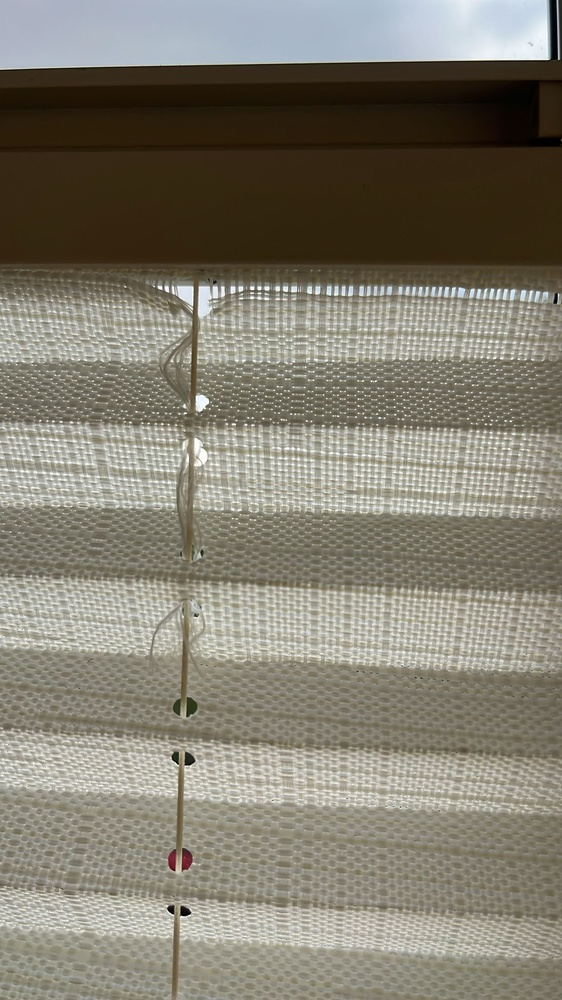
#> input picture hata ayıklama uygulama fotoğraflar/perde5.jpeg, 562 x 1000 px, shrunk from 1152 x 2048 before the run, found by its file name
$ python anaprojeresim5.py
#> lines starting #> are read from the running program, lines starting #| are printed output that depends on the picture; after the words box and inside, x2 and y2 are one past the last pixel; in counts of white or black regions, pixels touching at a corner belong together
import cv2
import numpy as np
import matplotlib.pyplot as plt

# Fotoğrafı oku
resim = cv2.imread("hata ayıklama uygulama fotoğraflar/perde5.jpeg")
#> resim is the input picture: shape (1000, 562, 3); mean B, G, R 112.7, 126.2, 130.6

# Grileştirme + Kontrast artırma
gri = cv2.cvtColor(resim, cv2.COLOR_BGR2GRAY)
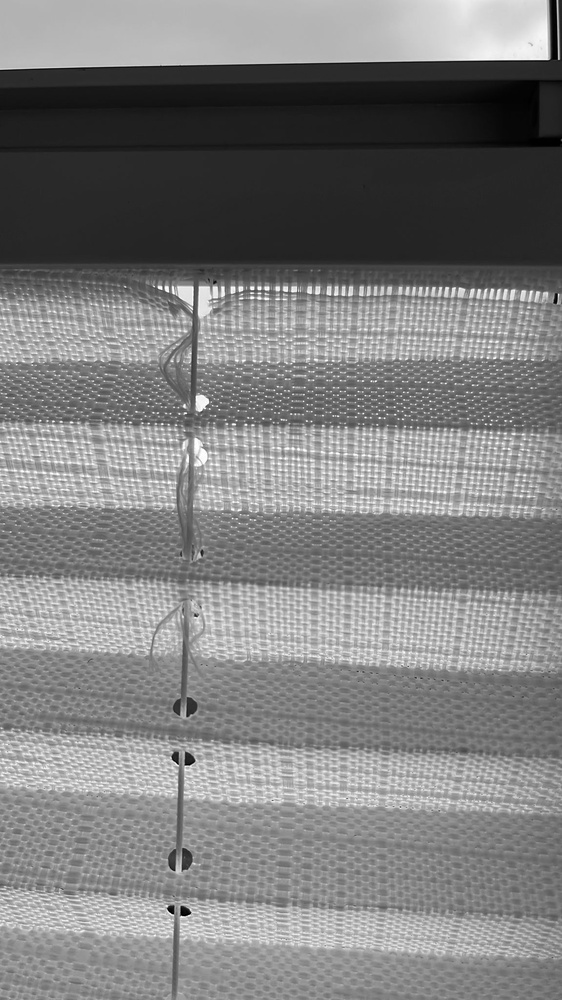
#> gri: shape (1000, 562); min 0, max 255, mean 125.9
gri_kontrast = cv2.equalizeHist(gri)
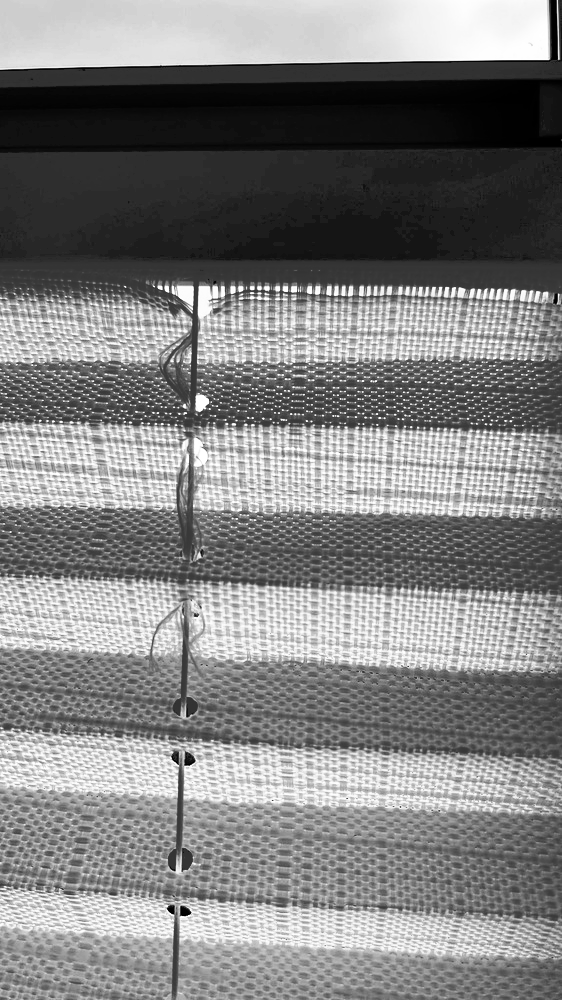
#> gri_kontrast: shape (1000, 562); min 0, max 255, mean 128.5

# Gaussian Blur
blur = cv2.GaussianBlur(resim, (17, 17), 7)
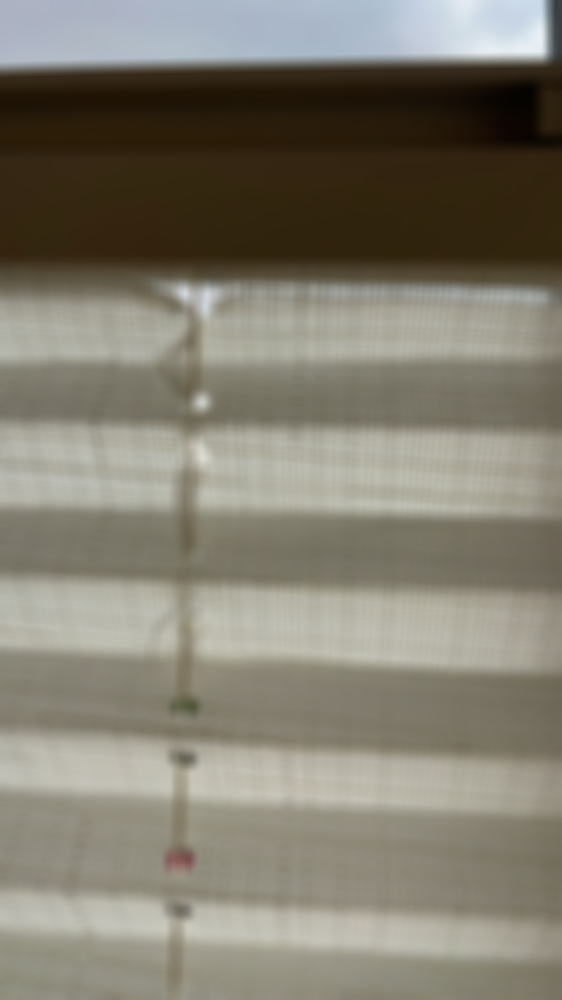
#> blur: shape (1000, 562, 3); mean B, G, R 112.7, 126.2, 130.6

# Canny Kenar Bulma
kenar = cv2.Canny(gri, 100, 200)
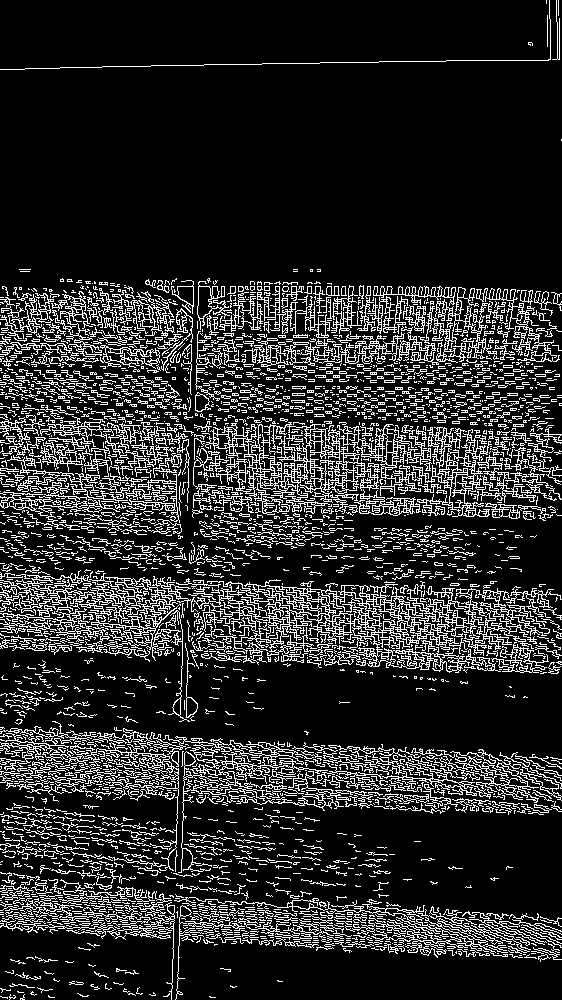
#> kenar: shape (1000, 562); 16.5% white in thin lines or dots

# Sharpening
kernel = np.array([[0, -1, 0],
                   [-1, 7, -1],
                   [0, -1, 0]])
sharpen = cv2.filter2D(resim, -1, kernel)
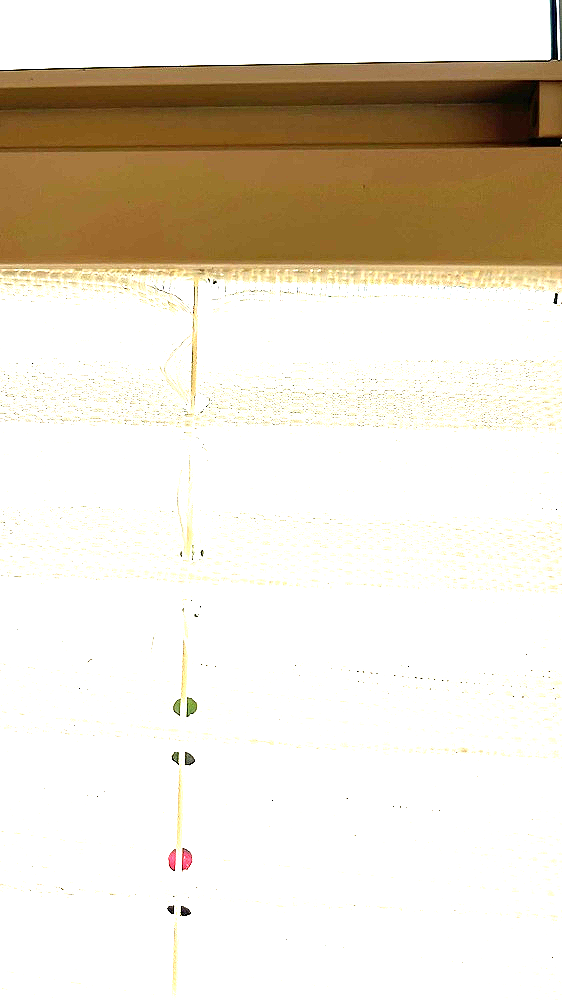
#> sharpen: shape (1000, 562, 3); mean B, G, R 207.7, 221.6, 229.9

# Thresholding (Eşikleme)
_, thresh = cv2.threshold(gri_kontrast, 110, 255, cv2.THRESH_BINARY)
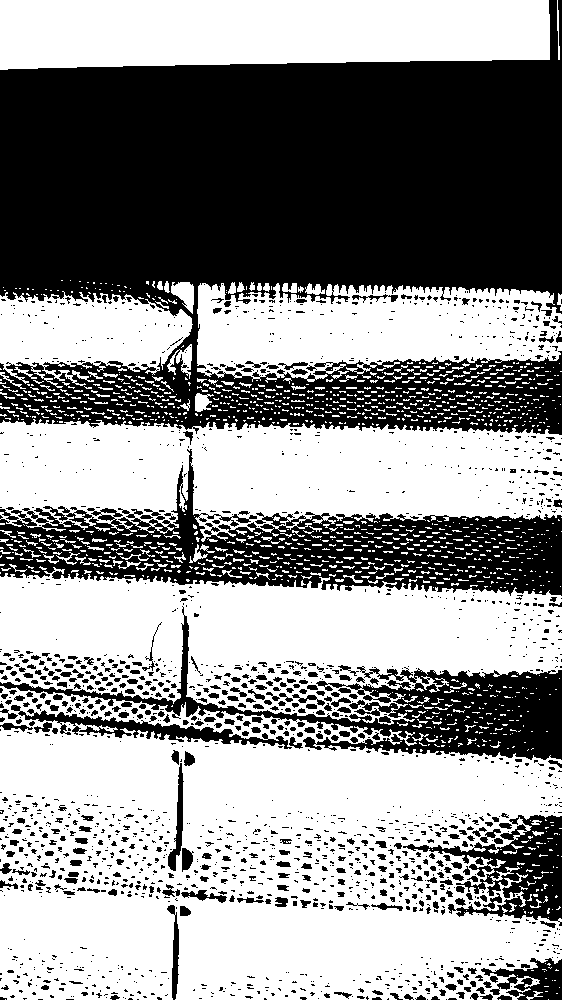
#> thresh: shape (1000, 562); 57.2% white; 1903 black regions (1502 under 20 px), largest, box (x1, y1, x2, y2) and area: (0, 0, 562, 435) 157472, (0, 449, 562, 596) 31687, (0, 606, 562, 760) 17139

# Görselleri listele
titlelist = ["Orijinal", "Grileştirme + Kontrast", "Gaussian Blur",
             "Canny Kenar", "Sharpening", "Thresholding"]
resimlist = [resim, gri_kontrast, blur, kenar, sharpen, thresh]

# Görselleri ekranda göster
plt.figure(figsize=(12,8))
for i in range(6):
    plt.subplot(2,3,i+1)
    if len(resimlist[i].shape) == 3:
        plt.imshow(cv2.cvtColor(resimlist[i], cv2.COLOR_BGR2RGB))
    else:
        plt.imshow(resimlist[i], cmap="gray")
    plt.title(titlelist[i])
    plt.axis("off")

plt.tight_layout()
plt.show()
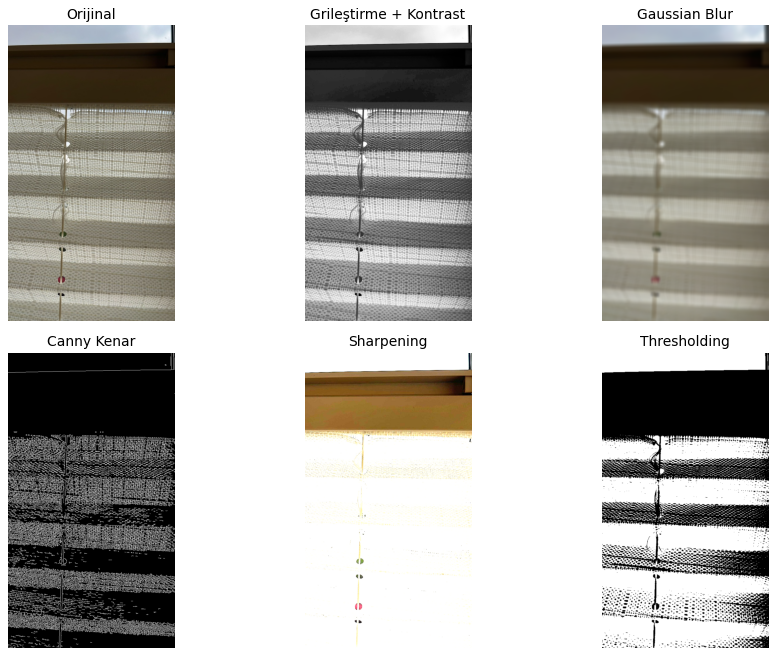
#> figure drawn by matplotlib, 6 panels

$ run again, with hata ayıklama uygulama fotoğraflar/perde1.jpeg copied over hata ayıklama uygulama fotoğraflar/perde5.jpeg
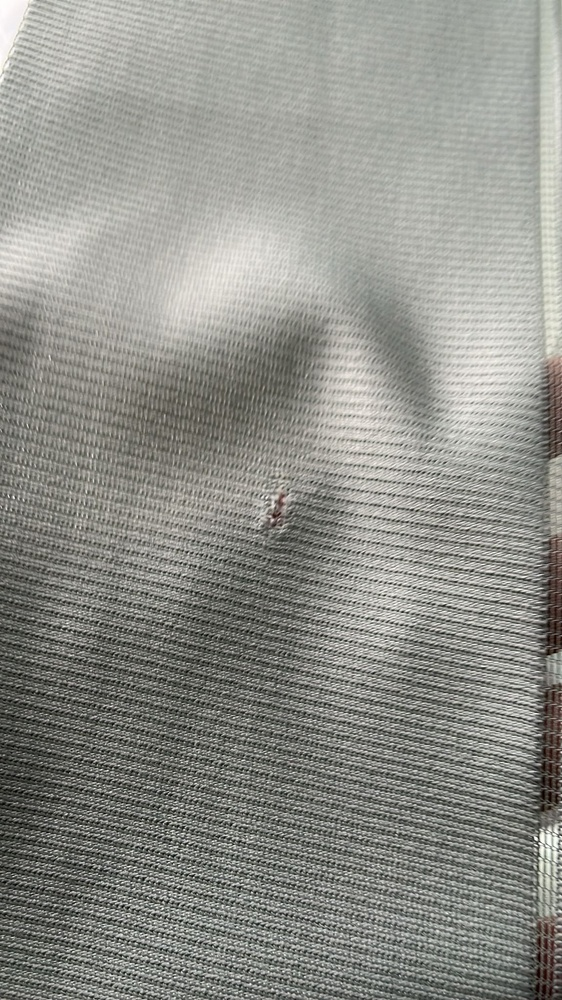
#> input picture hata ayıklama uygulama fotoğraflar/perde1.jpeg, 562 x 1000 px, shrunk from 1152 x 2048 before the run, found by its file name
#> resim is the input picture: shape (1000, 562, 3); mean B, G, R 137.8, 143.7, 143
#> `kenar = cv2.Canny(gri, 100, 200)`:
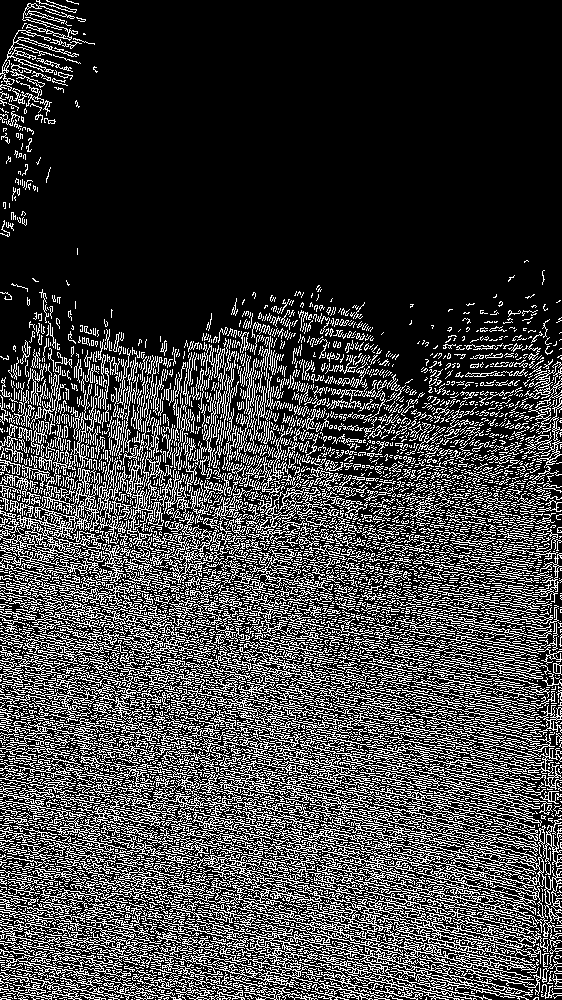
#> kenar: shape (1000, 562); 24.8% white in thin lines or dots
#> `_, thresh = cv2.threshold(gri_kontrast, 110, 255, cv2.THRESH_BINARY)`:
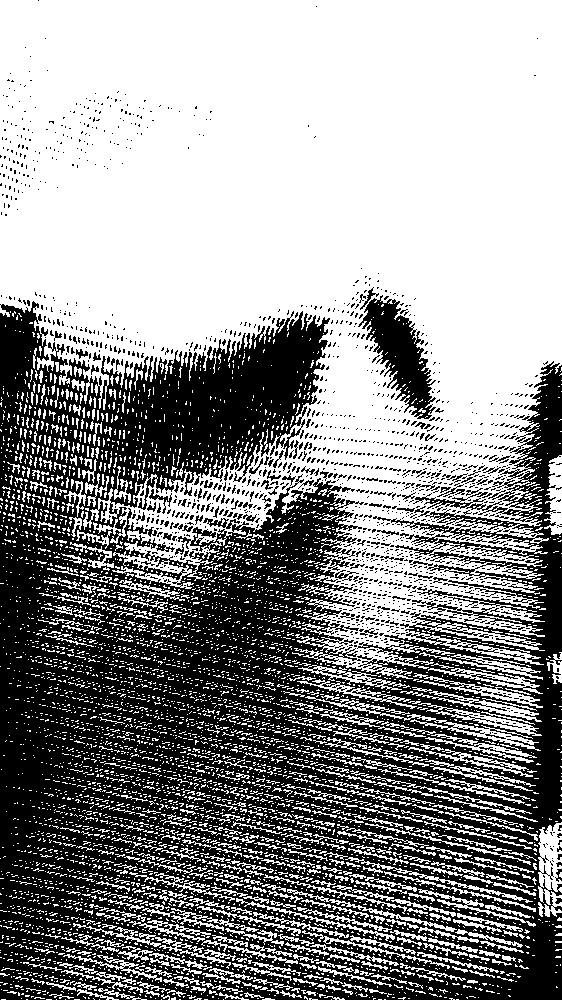
#> thresh: shape (1000, 562); 57% white; 1750 black regions (1650 under 20 px), largest, box (x1, y1, x2, y2) and area: (0, 301, 562, 1000) 226244, (358, 295, 436, 419) 4101, (149, 489, 172, 514) 130

$ run again, with hata ayıklama uygulama fotoğraflar/perde3.jpeg copied over hata ayıklama uygulama fotoğraflar/perde5.jpeg
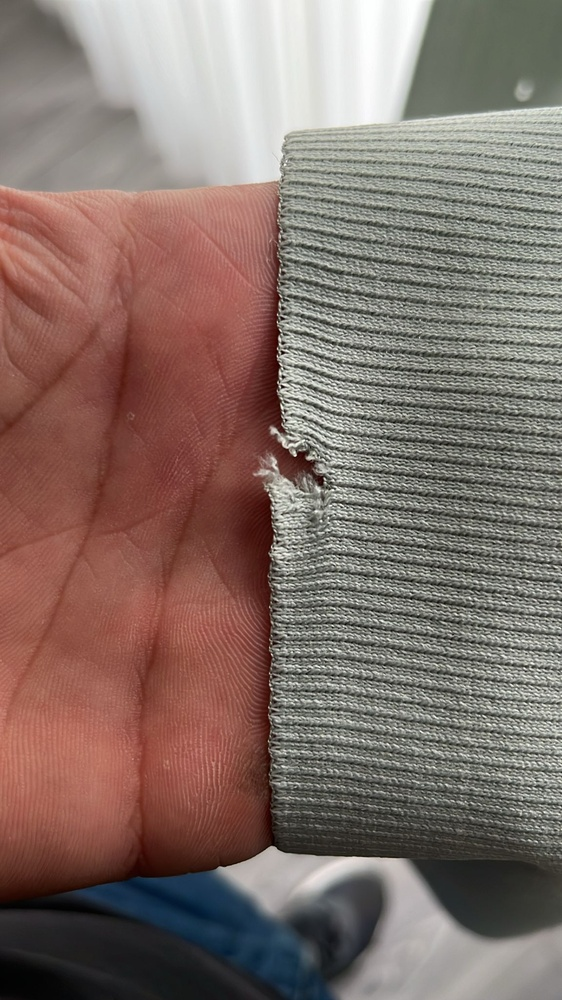
#> input picture hata ayıklama uygulama fotoğraflar/perde3.jpeg, 562 x 1000 px, shrunk from 1152 x 2048 before the run, found by its file name
#> resim is the input picture: shape (1000, 562, 3); mean B, G, R 105.9, 112.7, 131.1
#> kenar: shape (1000, 562); 13.9% white in thin lines or dots
#> `_, thresh = cv2.threshold(gri_kontrast, 110, 255, cv2.THRESH_BINARY)`:
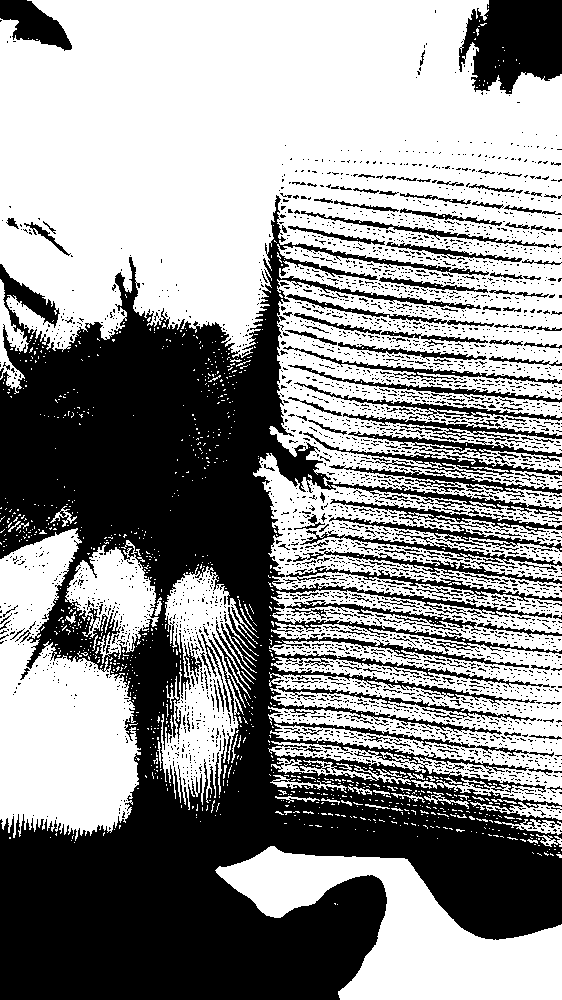
#> thresh: shape (1000, 562); 57.3% white; 3753 black regions (3523 under 20 px), largest, box (x1, y1, x2, y2) and area: (0, 195, 562, 1000) 187048, (459, 0, 562, 94) 7279, (0, 0, 72, 51) 1963
